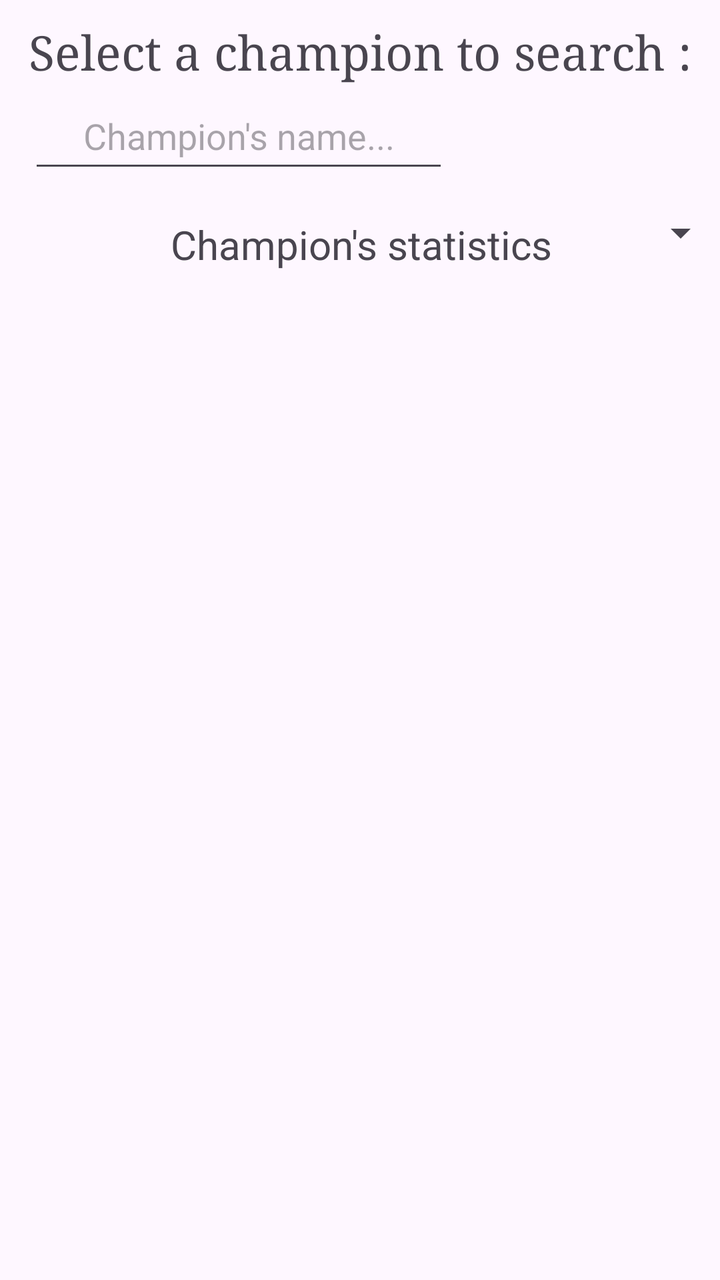
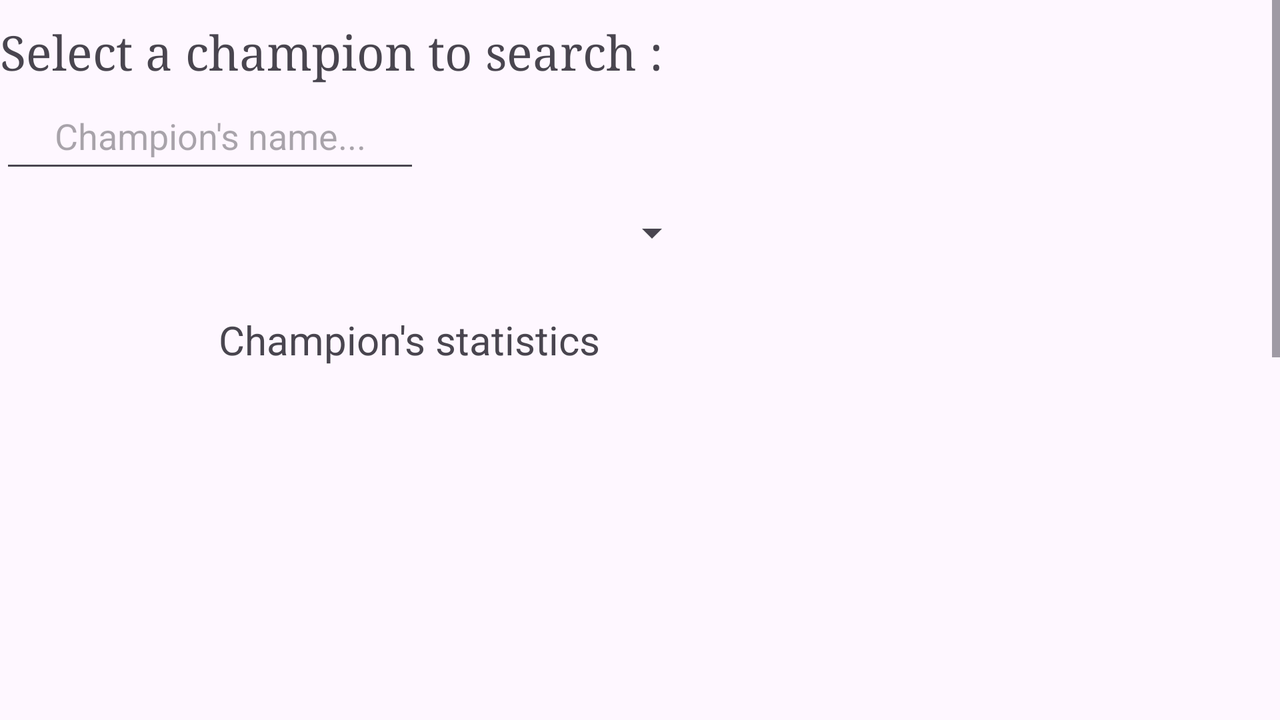

An Android layout and its configuration variant, each rendered on a device that would load it. The default file and the variant file are quoted in full after the pictures.
<!-- AndroidManifest.xml: application theme Theme.LoL_Build -->
<!-- res/layout/activity_info_champion.xml -->
<?xml version="1.0" encoding="utf-8"?>
<androidx.constraintlayout.widget.ConstraintLayout xmlns:android="http://schemas.android.com/apk/res/android"
    xmlns:app="http://schemas.android.com/apk/res-auto"
    xmlns:tools="http://schemas.android.com/tools"
    android:layout_width="match_parent"
    android:layout_height="match_parent"
    tools:context=".Info_champion">

    <TextView
        android:id="@+id/txt_info_champion"
        android:layout_width="wrap_content"
        android:layout_height="wrap_content"
        android:layout_marginTop="10dp"
        android:text="@string/info_champion_txt"
        android:textAlignment="center"
        android:textSize="24sp"
        android:typeface="serif"
        app:layout_constraintEnd_toEndOf="parent"
        app:layout_constraintStart_toStartOf="parent"
        app:layout_constraintTop_toTopOf="parent" />

    <EditText
        android:id="@+id/info_champion_editText"
        android:layout_width="wrap_content"
        android:layout_height="50dp"
        android:autofillHints="username"
        android:ems="10"
        android:hint="@string/search_champion_txt"
        android:inputType="text"
        android:textAlignment="center"
        app:layout_constraintStart_toStartOf="@+id/txt_info_champion"
        app:layout_constraintTop_toBottomOf="@+id/txt_info_champion" />

    <Spinner
        android:id="@+id/info_champion_spinner"
        android:layout_width="350dp"
        android:layout_height="50dp"
        app:layout_constraintStart_toStartOf="@+id/info_champion_editText"
        app:layout_constraintTop_toBottomOf="@+id/info_champion_editText" />

    <ScrollView
        android:id="@+id/scroll_info_champion"
        android:layout_width="409dp"
        android:layout_height="569dp"
        android:layout_marginTop="5dp"
        android:visibility="visible"
        app:layout_constraintBottom_toBottomOf="parent"
        app:layout_constraintEnd_toEndOf="parent"
        app:layout_constraintStart_toStartOf="parent"
        app:layout_constraintTop_toBottomOf="@+id/info_champion_spinner">

        <LinearLayout
            android:layout_width="match_parent"
            android:layout_height="wrap_content"
            android:orientation="vertical">

            
            <TextView
                android:id="@+id/txt_stats_champion"
                android:layout_width="match_parent"
                android:layout_height="wrap_content"
                android:text="@string/stats_champion_txt"
                android:textAlignment="center"
                android:textSize="20sp" />

            <androidx.cardview.widget.CardView
                android:id="@+id/item_info_champion"
                android:layout_width="match_parent"
                android:layout_height="wrap_content"
                android:visibility="invisible"
                app:layout_constraintBottom_toBottomOf="parent"
                app:layout_constraintTop_toTopOf="parent"
                tools:layout_editor_absoluteX="1dp">

                <androidx.constraintlayout.widget.ConstraintLayout
                    android:layout_width="match_parent"
                    android:layout_height="252dp"
                    android:padding="4dp">

                    <ImageView
                        android:id="@+id/icon_champion"
                        android:layout_width="160dp"
                        android:layout_height="160dp"
                        android:layout_marginStart="10dp"
                        android:layout_marginTop="10dp"
                        android:contentDescription="@string/icon_champion"
                        app:layout_constraintStart_toStartOf="parent"
                        app:layout_constraintTop_toBottomOf="@+id/champion_title"
                        app:srcCompat="@drawable/ic_launcher_foreground" />

                    <TextView
                        android:id="@+id/t_atk"
                        android:layout_width="wrap_content"
                        android:layout_height="wrap_content"
                        android:layout_marginTop="10dp"
                        android:layout_weight="1"
                        android:text="@string/atk"
                        android:textAlignment="center"
                        android:textSize="16sp"
                        app:layout_constraintStart_toStartOf="@+id/mana_champion"
                        app:layout_constraintTop_toBottomOf="@+id/mana_champion" />

                    <TextView
                        android:id="@+id/atk"
                        android:layout_width="45dp"
                        android:layout_height="wrap_content"
                        android:layout_weight="1"
                        android:text="@string/empty_stat"
                        android:textAlignment="center"
                        android:textSize="16sp"
                        app:layout_constraintStart_toEndOf="@+id/t_atk"
                        app:layout_constraintTop_toTopOf="@+id/t_atk" />

                    <TextView
                        android:id="@+id/t_ap"
                        android:layout_width="wrap_content"
                        android:layout_height="wrap_content"
                        android:layout_weight="1"
                        android:text="@string/ap"
                        android:textAlignment="center"
                        android:textSize="16sp"
                        app:layout_constraintEnd_toStartOf="@+id/ap"
                        app:layout_constraintTop_toTopOf="@+id/ap" />

                    <TextView
                        android:id="@+id/ap"
                        android:layout_width="45dp"
                        android:layout_height="wrap_content"
                        android:layout_marginTop="10dp"
                        android:layout_weight="1"
                        android:text="@string/empty_stat"
                        android:textAlignment="center"
                        app:layout_constraintEnd_toEndOf="@+id/mana_champion"
                        app:layout_constraintTop_toBottomOf="@+id/mana_champion" />

                    <TextView
                        android:id="@+id/t_armor"
                        android:layout_width="wrap_content"
                        android:layout_height="wrap_content"
                        android:layout_marginTop="5dp"
                        android:layout_weight="1"
                        android:text="@string/armor"
                        android:textAlignment="center"
                        android:textSize="16sp"
                        app:layout_constraintStart_toStartOf="@+id/t_atk"
                        app:layout_constraintTop_toBottomOf="@+id/t_atk" />

                    <TextView
                        android:id="@+id/armor"
                        android:layout_width="45dp"
                        android:layout_height="wrap_content"
                        android:layout_weight="1"
                        android:text="@string/empty_stat"
                        android:textAlignment="center"
                        android:textSize="16sp"
                        app:layout_constraintStart_toEndOf="@+id/t_armor"
                        app:layout_constraintTop_toTopOf="@+id/t_armor" />

                    <TextView
                        android:id="@+id/t_rm"
                        android:layout_width="wrap_content"
                        android:layout_height="wrap_content"
                        android:layout_weight="1"
                        android:text="@string/rm"
                        android:textAlignment="center"
                        android:textSize="16sp"
                        app:layout_constraintEnd_toStartOf="@+id/rm"
                        app:layout_constraintTop_toTopOf="@+id/rm" />

                    <TextView
                        android:id="@+id/rm"
                        android:layout_width="45dp"
                        android:layout_height="wrap_content"
                        android:layout_weight="1"
                        android:text="@string/empty_stat"
                        android:textAlignment="center"
                        app:layout_constraintEnd_toEndOf="@+id/ap"
                        app:layout_constraintTop_toTopOf="@+id/armor" />

                    <TextView
                        android:id="@+id/t_atkSpeed"
                        android:layout_width="wrap_content"
                        android:layout_height="wrap_content"
                        android:layout_marginTop="5dp"
                        android:layout_weight="1"
                        android:text="@string/AS"
                        android:textAlignment="center"
                        android:textSize="16sp"
                        app:layout_constraintStart_toStartOf="@+id/t_armor"
                        app:layout_constraintTop_toBottomOf="@+id/t_armor" />

                    <TextView
                        android:id="@+id/atkSpeed"
                        android:layout_width="45dp"
                        android:layout_height="wrap_content"
                        android:layout_weight="1"
                        android:text="@string/empty_stat"
                        android:textAlignment="center"
                        android:textSize="16sp"
                        app:layout_constraintStart_toEndOf="@+id/t_atkSpeed"
                        app:layout_constraintTop_toTopOf="@+id/t_atkSpeed" />

                    <TextView
                        android:id="@+id/t_speed"
                        android:layout_width="wrap_content"
                        android:layout_height="wrap_content"
                        android:layout_weight="1"
                        android:text="@string/speed"
                        android:textAlignment="center"
                        android:textSize="16sp"
                        app:layout_constraintEnd_toStartOf="@+id/speed"
                        app:layout_constraintTop_toTopOf="@+id/speed" />

                    <TextView
                        android:id="@+id/speed"
                        android:layout_width="45dp"
                        android:layout_height="wrap_content"
                        android:layout_weight="1"
                        android:text="@string/empty_stat"
                        android:textAlignment="center"
                        android:textSize="16sp"
                        app:layout_constraintEnd_toEndOf="@+id/rm"
                        app:layout_constraintTop_toTopOf="@+id/atkSpeed" />

                    <TextView
                        android:id="@+id/hp_champion"
                        android:layout_width="180dp"
                        android:layout_height="wrap_content"
                        android:layout_marginTop="10dp"
                        android:background="#4CAF50"
                        android:text="@string/empty_stat"
                        android:textAlignment="center"
                        android:textColor="#000000"
                        android:textSize="20sp"
                        android:textStyle="bold"
                        app:layout_constraintEnd_toEndOf="parent"
                        app:layout_constraintStart_toEndOf="@+id/icon_champion"
                        app:layout_constraintTop_toTopOf="@+id/icon_champion" />

                    <TextView
                        android:id="@+id/mana_champion"
                        android:layout_width="180dp"
                        android:layout_height="wrap_content"
                        android:layout_marginTop="5dp"
                        android:background="#03A9F4"
                        android:text="@string/empty_stat"
                        android:textAlignment="center"
                        android:textColor="#000000"
                        android:textSize="20sp"
                        android:textStyle="bold"
                        app:layout_constraintStart_toStartOf="@+id/hp_champion"
                        app:layout_constraintTop_toBottomOf="@+id/hp_champion" />

                    <TextView
                        android:id="@+id/champion_name"
                        android:layout_width="360dp"
                        android:layout_height="wrap_content"
                        android:layout_marginTop="5dp"
                        android:text="@string/name_item"
                        android:textAlignment="center"
                        android:textAllCaps="true"
                        android:textSize="24sp"
                        android:textStyle="bold"
                        app:layout_constraintStart_toStartOf="@+id/icon_champion"
                        app:layout_constraintTop_toTopOf="parent" />

                    <TextView
                        android:id="@+id/champion_title"
                        android:layout_width="360dp"
                        android:layout_height="wrap_content"
                        android:layout_marginTop="5dp"
                        android:text="@string/name_item"
                        android:textAlignment="center"
                        android:textSize="16sp"
                        android:textStyle="italic"
                        app:layout_constraintStart_toStartOf="@+id/champion_name"
                        app:layout_constraintTop_toBottomOf="@+id/champion_name" />
                </androidx.constraintlayout.widget.ConstraintLayout>
            </androidx.cardview.widget.CardView>
        </LinearLayout>
    </ScrollView>

</androidx.constraintlayout.widget.ConstraintLayout>
<!-- resources referenced by this layout -->
<resources>
  <string name="AS">AS :</string>
  <string name="ap">Ap :</string>
  <string name="armor">Armor :</string>
  <string name="atk">Ad :</string>
  <string name="empty_stat">0</string>
  <string name="icon_champion">Icon Champion</string>
  <string name="info_champion_txt">Select a champion to search :</string>
  <string name="name_item">Name :</string>
  <string name="rm">Rm :</string>
  <string name="search_champion_txt">Champion\'s name...</string>
  <string name="speed">Speed :</string>
  <string name="stats_champion_txt">Champion\'s statistics</string>
  <style name="Theme.LoL_Build" parent="Base.Theme.LoL_Build" />
  <style name="Base.Theme.LoL_Build" parent="Theme.Material3.DayNight.NoActionBar">
          
          
      </style>
</resources>
<!-- res/layout-land/activity_info_champion.xml (the author's variant of the layout above) -->
<!-- drawn on the phone turned sideways -->
<?xml version="1.0" encoding="utf-8"?>
<androidx.constraintlayout.widget.ConstraintLayout xmlns:android="http://schemas.android.com/apk/res/android"
    xmlns:app="http://schemas.android.com/apk/res-auto"
    xmlns:tools="http://schemas.android.com/tools"
    android:layout_width="match_parent"
    android:layout_height="match_parent"
    tools:context=".Info_champion">

    <ScrollView
        android:layout_width="match_parent"
        android:layout_height="match_parent"
        app:layout_constraintStart_toStartOf="parent"
        app:layout_constraintTop_toTopOf="parent" >

        <LinearLayout
            android:layout_width="match_parent"
            android:layout_height="wrap_content"
            android:orientation="vertical">

            <TextView
                android:id="@+id/txt_info_champion"
                android:layout_width="wrap_content"
                android:layout_height="wrap_content"
                android:layout_marginTop="10dp"
                android:text="@string/info_champion_txt"
                android:textAlignment="center"
                android:textSize="24sp"
                android:typeface="serif" />

            <EditText
                android:id="@+id/info_champion_editText"
                android:layout_width="wrap_content"
                android:layout_height="50dp"
                android:autofillHints="username"
                android:ems="10"
                android:hint="@string/search_champion_txt"
                android:inputType="text"
                android:textAlignment="center" />

            <Spinner
                android:id="@+id/info_champion_spinner"
                android:layout_width="350dp"
                android:layout_height="50dp" />

            <ScrollView
                android:id="@+id/scroll_info_champion"
                android:layout_width="409dp"
                android:layout_height="569dp"
                android:layout_marginTop="15dp"
                android:visibility="visible">

                <LinearLayout
                    android:layout_width="match_parent"
                    android:layout_height="wrap_content"
                    android:orientation="vertical">

                    
                    <TextView
                        android:id="@+id/txt_stats_champion"
                        android:layout_width="match_parent"
                        android:layout_height="wrap_content"
                        android:text="@string/stats_champion_txt"
                        android:textAlignment="center"
                        android:textSize="20sp" />

                    <androidx.cardview.widget.CardView
                        android:id="@+id/item_info_champion"
                        android:layout_width="match_parent"
                        android:layout_height="wrap_content"
                        android:visibility="invisible"
                        app:layout_constraintBottom_toBottomOf="parent"
                        app:layout_constraintTop_toTopOf="parent"
                        tools:layout_editor_absoluteX="1dp">

                        <androidx.constraintlayout.widget.ConstraintLayout
                            android:layout_width="match_parent"
                            android:layout_height="252dp"
                            android:padding="4dp">

                            <ImageView
                                android:id="@+id/icon_champion"
                                android:layout_width="160dp"
                                android:layout_height="160dp"
                                android:layout_marginStart="10dp"
                                android:layout_marginTop="10dp"
                                android:contentDescription="@string/icon_champion"
                                app:layout_constraintStart_toStartOf="parent"
                                app:layout_constraintTop_toBottomOf="@+id/champion_title"
                                app:srcCompat="@drawable/ic_launcher_foreground" />

                            <TextView
                                android:id="@+id/t_atk"
                                android:layout_width="wrap_content"
                                android:layout_height="wrap_content"
                                android:layout_marginTop="10dp"
                                android:layout_weight="1"
                                android:text="@string/atk"
                                android:textAlignment="center"
                                android:textSize="16sp"
                                app:layout_constraintStart_toStartOf="@+id/mana_champion"
                                app:layout_constraintTop_toBottomOf="@+id/mana_champion" />

                            <TextView
                                android:id="@+id/atk"
                                android:layout_width="45dp"
                                android:layout_height="wrap_content"
                                android:layout_weight="1"
                                android:text="@string/empty_stat"
                                android:textAlignment="center"
                                android:textSize="16sp"
                                app:layout_constraintStart_toEndOf="@+id/t_atk"
                                app:layout_constraintTop_toTopOf="@+id/t_atk" />

                            <TextView
                                android:id="@+id/t_ap"
                                android:layout_width="wrap_content"
                                android:layout_height="wrap_content"
                                android:layout_weight="1"
                                android:text="@string/ap"
                                android:textAlignment="center"
                                android:textSize="16sp"
                                app:layout_constraintEnd_toStartOf="@+id/ap"
                                app:layout_constraintTop_toTopOf="@+id/ap" />

                            <TextView
                                android:id="@+id/ap"
                                android:layout_width="45dp"
                                android:layout_height="wrap_content"
                                android:layout_marginTop="10dp"
                                android:layout_weight="1"
                                android:text="@string/empty_stat"
                                android:textAlignment="center"
                                app:layout_constraintEnd_toEndOf="@+id/mana_champion"
                                app:layout_constraintTop_toBottomOf="@+id/mana_champion" />

                            <TextView
                                android:id="@+id/t_armor"
                                android:layout_width="wrap_content"
                                android:layout_height="wrap_content"
                                android:layout_marginTop="5dp"
                                android:layout_weight="1"
                                android:text="@string/armor"
                                android:textAlignment="center"
                                android:textSize="16sp"
                                app:layout_constraintStart_toStartOf="@+id/t_atk"
                                app:layout_constraintTop_toBottomOf="@+id/t_atk" />

                            <TextView
                                android:id="@+id/armor"
                                android:layout_width="45dp"
                                android:layout_height="wrap_content"
                                android:layout_weight="1"
                                android:text="@string/empty_stat"
                                android:textAlignment="center"
                                android:textSize="16sp"
                                app:layout_constraintStart_toEndOf="@+id/t_armor"
                                app:layout_constraintTop_toTopOf="@+id/t_armor" />

                            <TextView
                                android:id="@+id/t_rm"
                                android:layout_width="wrap_content"
                                android:layout_height="wrap_content"
                                android:layout_weight="1"
                                android:text="@string/rm"
                                android:textAlignment="center"
                                android:textSize="16sp"
                                app:layout_constraintEnd_toStartOf="@+id/rm"
                                app:layout_constraintTop_toTopOf="@+id/rm" />

                            <TextView
                                android:id="@+id/rm"
                                android:layout_width="45dp"
                                android:layout_height="wrap_content"
                                android:layout_weight="1"
                                android:text="@string/empty_stat"
                                android:textAlignment="center"
                                app:layout_constraintEnd_toEndOf="@+id/ap"
                                app:layout_constraintTop_toTopOf="@+id/armor" />

                            <TextView
                                android:id="@+id/t_atkSpeed"
                                android:layout_width="wrap_content"
                                android:layout_height="wrap_content"
                                android:layout_marginTop="5dp"
                                android:layout_weight="1"
                                android:text="@string/AS"
                                android:textAlignment="center"
                                android:textSize="16sp"
                                app:layout_constraintStart_toStartOf="@+id/t_armor"
                                app:layout_constraintTop_toBottomOf="@+id/t_armor" />

                            <TextView
                                android:id="@+id/atkSpeed"
                                android:layout_width="45dp"
                                android:layout_height="wrap_content"
                                android:layout_weight="1"
                                android:text="@string/empty_stat"
                                android:textAlignment="center"
                                android:textSize="16sp"
                                app:layout_constraintStart_toEndOf="@+id/t_atkSpeed"
                                app:layout_constraintTop_toTopOf="@+id/t_atkSpeed" />

                            <TextView
                                android:id="@+id/t_speed"
                                android:layout_width="wrap_content"
                                android:layout_height="wrap_content"
                                android:layout_weight="1"
                                android:text="@string/speed"
                                android:textAlignment="center"
                                android:textSize="16sp"
                                app:layout_constraintEnd_toStartOf="@+id/speed"
                                app:layout_constraintTop_toTopOf="@+id/speed" />

                            <TextView
                                android:id="@+id/speed"
                                android:layout_width="45dp"
                                android:layout_height="wrap_content"
                                android:layout_weight="1"
                                android:text="@string/empty_stat"
                                android:textAlignment="center"
                                android:textSize="16sp"
                                app:layout_constraintEnd_toEndOf="@+id/rm"
                                app:layout_constraintTop_toTopOf="@+id/atkSpeed" />

                            <TextView
                                android:id="@+id/hp_champion"
                                android:layout_width="180dp"
                                android:layout_height="wrap_content"
                                android:layout_marginTop="10dp"
                                android:background="#4CAF50"
                                android:text="@string/empty_stat"
                                android:textAlignment="center"
                                android:textColor="#000000"
                                android:textSize="20sp"
                                android:textStyle="bold"
                                app:layout_constraintEnd_toEndOf="parent"
                                app:layout_constraintStart_toEndOf="@+id/icon_champion"
                                app:layout_constraintTop_toTopOf="@+id/icon_champion" />

                            <TextView
                                android:id="@+id/mana_champion"
                                android:layout_width="180dp"
                                android:layout_height="wrap_content"
                                android:layout_marginTop="5dp"
                                android:background="#03A9F4"
                                android:text="@string/empty_stat"
                                android:textAlignment="center"
                                android:textColor="#000000"
                                android:textSize="20sp"
                                android:textStyle="bold"
                                app:layout_constraintStart_toStartOf="@+id/hp_champion"
                                app:layout_constraintTop_toBottomOf="@+id/hp_champion" />

                            <TextView
                                android:id="@+id/champion_name"
                                android:layout_width="360dp"
                                android:layout_height="wrap_content"
                                android:layout_marginTop="5dp"
                                android:text="@string/name_item"
                                android:textAlignment="center"
                                android:textAllCaps="true"
                                android:textSize="24sp"
                                android:textStyle="bold"
                                app:layout_constraintStart_toStartOf="@+id/icon_champion"
                                app:layout_constraintTop_toTopOf="parent" />

                            <TextView
                                android:id="@+id/champion_title"
                                android:layout_width="360dp"
                                android:layout_height="wrap_content"
                                android:layout_marginTop="5dp"
                                android:text="@string/name_item"
                                android:textAlignment="center"
                                android:textSize="16sp"
                                android:textStyle="italic"
                                app:layout_constraintStart_toStartOf="@+id/champion_name"
                                app:layout_constraintTop_toBottomOf="@+id/champion_name" />
                        </androidx.constraintlayout.widget.ConstraintLayout>
                    </androidx.cardview.widget.CardView>
                </LinearLayout>
            </ScrollView>
        </LinearLayout>
    </ScrollView>

</androidx.constraintlayout.widget.ConstraintLayout>
